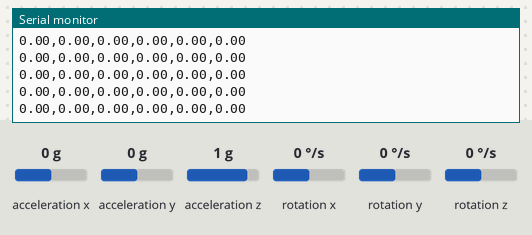
The sketch below on a simulated Arduino Nano 33 BLE. On the bench: the last lines printed to the serial monitor. The inputs (shaded band) are chosen by the test bench; at power-on: acceleration z 1 g, acceleration x 0 g, acceleration y 0 g, rotation x 0 °/s, rotation y 0 °/s, rotation z 0 °/s.

Above: at 1.2 s.
1.3 s: acceleration z set to 0 g
At 2.3 s:
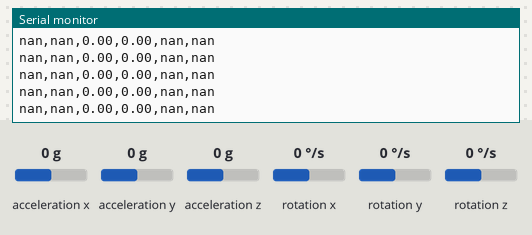
3.2 s: acceleration x set to -1.4 g
At 4.3 s:
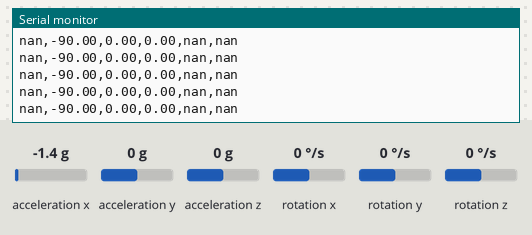
5.1 s: acceleration y set to -1.4 g
At 5.8 s:
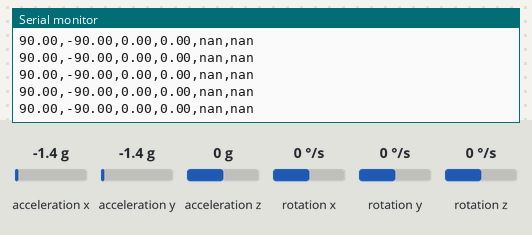

Measured:
- after the input at 1.3 s, the serial monitor: prints a new line at once (image 1)
- after the input at 3.2 s, the serial monitor: prints a new line at once (image 2)
- after the input at 5.1 s, the serial monitor: prints a new line at once (image 3)

The sketch:

task4.ino
```cpp
#include "Arduino_BMI270_BMM150.h"

float theta_ca_l = 0;
float theta_ca_s = 0;
float theta_ca_l_g = 0;
float theta_ca_s_g = 0;
unsigned long ct = 0;

#define k .67

class coords {
    public:
        float x;
        float y;
        float z;
        float theta_s;
        float theta_l;
};

// function to read acceleration value
inline void acceleration(coords & object) {
    if (IMU.accelerationAvailable()) {
        // reads acceleration
        IMU.readAcceleration(object.x, object.y, object.z);

        // computes theta values
        object.theta_l = degrees(atan(object.x / object.z));
        object.theta_s = -degrees(atan(object.y / object.z));
    }
}

// function to read gyroscope value
inline void gyroscope(coords & object) {
    float dt;
    // gets time for ∆t
    dt = (float) (micros() - ct) / 1000000;
    // sets new current time
    ct = micros();

    if (IMU.gyroscopeAvailable()) {
        // reads gyroscope value
        IMU.readGyroscope(object.x, object.y, object.z);

        // computes theta using integration
        theta_ca_s = (theta_ca_s + object.x * dt);
        theta_ca_l = (theta_ca_l + object.y * dt);
        theta_ca_s_g += (object.x * dt);
        theta_ca_l_g += (object.y * dt);
    }
}

// function to send to serial
inline void serial_monitor(coords & object) {
    Serial.print(object.theta_s);
    Serial.print(",");
    Serial.print(object.theta_l);
    Serial.print(",");
    Serial.print(theta_ca_s_g);
    Serial.print(",");
    Serial.print(theta_ca_l_g);
    Serial.print(",");
    Serial.print(theta_ca_s);
    Serial.print(",");
    Serial.print(theta_ca_l);
    Serial.print("\n");
}

// function for arduino setup
void setup() {
    // initialize serial
    Serial.begin(9600);
    while(!Serial);

    // case if serial does not initialize
    if(!IMU.begin()) {
        Serial.println("Failed to initialize IMU!");
        while(1);
    }
}

// loop function
void loop() {
    // creates object for reading values
    coords accel, gyro;

    // calls functions
    acceleration(accel);

    gyroscope(gyro);


    // computes final theta values
    theta_ca_l = k * theta_ca_l + (1 - k) * accel.theta_l;
    theta_ca_s = k * theta_ca_s + (1 - k) * accel.theta_s;

    serial_monitor(accel);
}
```
